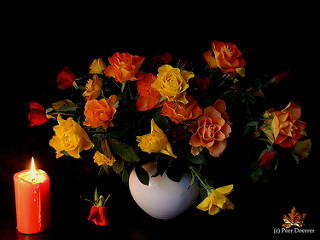
#> input picture FI-Araujo-AlexisMiniProjet/vpng/donnees_basique/train/rose/16051111039_0f0626a241_n.jpg, 320 x 240 px, found by its file name; its folder holds 4 pictures in this run
$ jupyter execute --allow-errors 'FI-Araujo-AlexisExtensionMiniProjetVersionDéveloppé.ipynb'
#> lines starting #> are read from the running program, lines starting #| are printed output that depends on the picture
# Extension du Mini Projet Introduction au Deep Learning (Perceptron)
# Alexis Araujo

## Première Partie

[cell 1]
from PIL import Image
import numpy as np
from sklearn.datasets import make_blobs
from sklearn.metrics import accuracy_score
#!pip install h5py
#from utilities import *
from tqdm import tqdm
import matplotlib.pyplot as plt
import h5py

[cell 2]
import os
from sklearn.model_selection import train_test_split
from sklearn.preprocessing import LabelBinarizer

def load_data(image_size=(64, 64)):
    # Chemin vers les répertoires des classes
#> called with image_size = (64, 64)
    rose_path = 'donnees_basique/train/rose/'
    tulip_path = 'donnees_basique/train/tulip/'

    # Listes pour stocker les images et les étiquettes correspondantes
    images = []
    labels = []

    # Charger les images de la classe "rose"
    for filename in os.listdir(rose_path):
        img = Image.open(os.path.join(rose_path, filename))
#> img is the input picture: PIL image 320x240 RGB; mean R, G, B 38.9, 19.7, 8.5
        if img is not None:
            img = img.resize(image_size)  # Redimensionner l'image
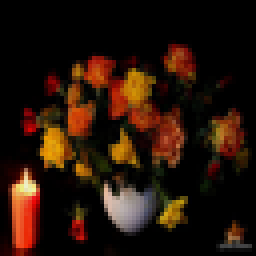
#> img: PIL image 64x64 RGB (shown 4 times larger); mean R, G, B 39.1, 19.8, 8.6
            img_array = np.array(img)
            images.append(img_array)
            labels.append(0)  # 0 pour la classe "rose"
#> pass 2 of the loop in load_data, `for filename in os.listdir(rose_path):`:
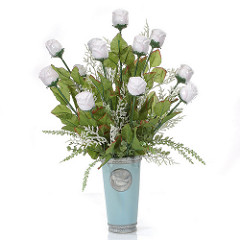
#> input picture FI-Araujo-AlexisMiniProjet/vpng/donnees_basique/train/rose/3526860692_4c551191b1_m.jpg, 240 x 240 px, found by its file name
#> in load_data, img is the input picture: PIL image 240x240 RGB; mean R, G, B 221.9, 224.4, 215.8
#> in load_data, `img = img.resize(image_size)  # Redimensionner l'image`:
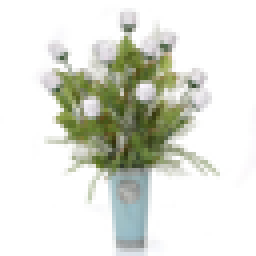
#> img: PIL image 64x64 RGB (shown 4 times larger); mean R, G, B 221.8, 224.3, 215.8
#> pass 3 of the loop in load_data, `for filename in os.listdir(rose_path):`:
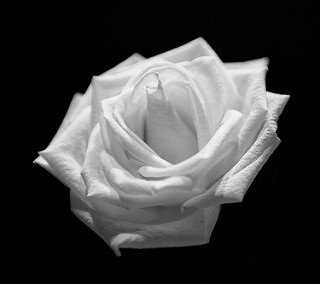
#> input picture FI-Araujo-AlexisMiniProjet/vpng/donnees_basique/train/rose/4609168052_3d4e1d3804_n.jpg, 320 x 284 px, found by its file name
#> in load_data, img is the input picture: PIL image 320x284 RGB; min 0, max 255, mean 63.4
#> in load_data, `img = img.resize(image_size)  # Redimensionner l'image`:
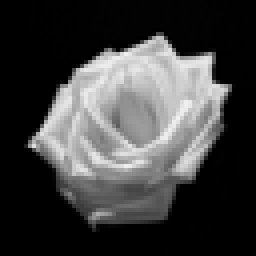
#> img: PIL image 64x64 RGB (shown 4 times larger); min 0, max 241, mean 63.5
#> the loop made 4 passes; the first 3 are shown

    # Charger les images de la classe "tulip"
    for filename in os.listdir(tulip_path):
        img = Image.open(os.path.join(tulip_path, filename))
        if img is not None:
            img = img.resize(image_size)  # Redimensionner l'image
            img_array = np.array(img)
            images.append(img_array)
            labels.append(1)  # 1 pour la classe "tulip"

    # Conversion des listes en tableaux numpy
    x_train = np.array(images)
    y_train = np.array(labels)

    ###################################################################################################################CODE TEST
    # A mettre en commentaire si utilisation du train test split
    # Chemin vers les répertoires des classes
    rose_path_test = 'donnees_basique/test/rose/'
    tulip_path_test = 'donnees_basique/test/tulip/'

    # Listes pour stocker les images et les étiquettes correspondantes
    images = []
    labels = []

    # Charger les images de la classe "rose"
    for filename in os.listdir(rose_path_test):
        img = Image.open(os.path.join(rose_path_test, filename))
        if img is not None:
            img = img.resize(image_size)  # Redimensionner l'image
            img_array = np.array(img)
            images.append(img_array)
            labels.append(0)  # 0 pour la classe "rose"

    # Charger les images de la classe "tulip"
    for filename in os.listdir(tulip_path_test):
        img = Image.open(os.path.join(tulip_path_test, filename))
        if img is not None:
            img = img.resize(image_size)  # Redimensionner l'image
            img_array = np.array(img)
            images.append(img_array)
            labels.append(1)  # 1 pour la classe "tulip"

    # Conversion des listes en tableaux numpy
    x_test = np.array(images)
    y_test = np.array(labels)
    ###################################################################################################################

    ###################################################################################################################Train test split
    # Code a retirer si on veut utiliser que le datasets dans train, on décompose ce dataset en train et en test aléatoirement
    # Fractionnement des données en ensembles d'entraînement et de test
    #x_train, x_test, y_train, y_test = train_test_split(x_train, y_train, test_size=0.2, random_state=42)

    ###################################################################################################################Classification Binaire
    # Convertir les étiquettes multiclasse en étiquettes binaires
    label_binarizer = LabelBinarizer()
    y_train = label_binarizer.fit_transform(y_train)
    y_test = label_binarizer.fit_transform(y_test)

    ###################################################################################################################Return
    return x_train, x_test, y_train, y_test
